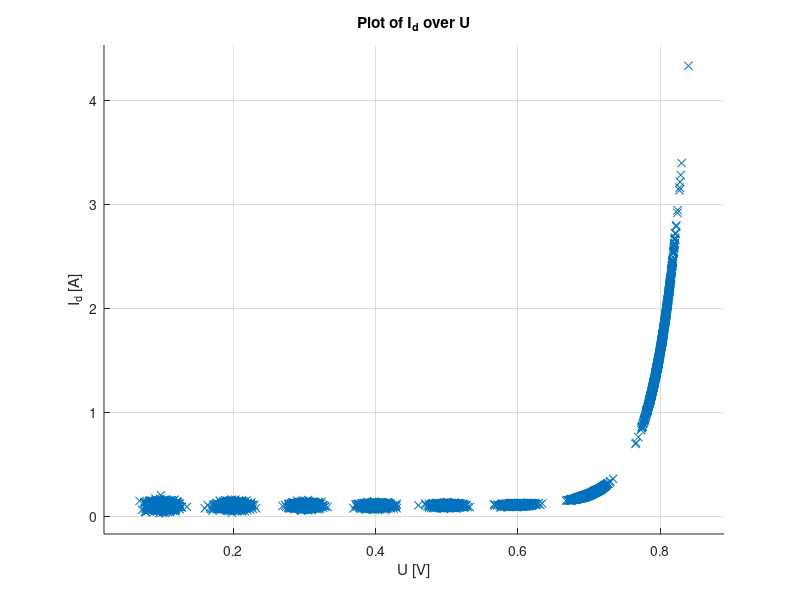

Write the MATLAB code that produced this figure. (Note: this script raises an error after producing the figure.)

clear all;
close all;
clc;

load('exercise3_data.mat');

scaling = 1000;
u(:,1)=data(:,1)./scaling;
i(:,1)=data(:,2)./scaling;


%Prepare the figure with labels
figure('Name', 'Plot of Data');
title('Plot of I_d over U');
xlabel('U [V]');
ylabel('I_d [A]');
xpadding = 0.05;
ypadding = 0.2;
axis([min(u)-xpadding max(u)+xpadding min(i)-ypadding max(i)+ypadding]);
grid on;
hold on;



plot(u, i,'x')


%Plucking in the Constants:
m = 1.5; %Ideality factor [Unitless]
q = 1.6022e-19; %Elementary charge [C]
%k_b = 1.3806e-23; %Boltzmann constant [J/K]
k_b = physconst('Boltzmann');%Boltzmann constant [J/K]
T = 293; %Temperature [K]


%Calculate the fit for 1000 meassurements
[theta_8k, PHI_8k, var_e_8k, cov_8k] = ExponentialFit(u(),i(),8000,2);

%Calculate the fit for 500 experiments
[theta_4k, PHI_4k, var_e_4k, cov_4k] = ExponentialFit(u(),i(),4000,2);



%Plot the fit into the data
y_p = (theta_8k(2) + theta_8k(1) * (exp((q*u(:))/(m*k_b*T))-1));

hold on 
plot(sort(u), sort(y_p));
legend('Data', 'Fit', 'Location', 'Northwest');



